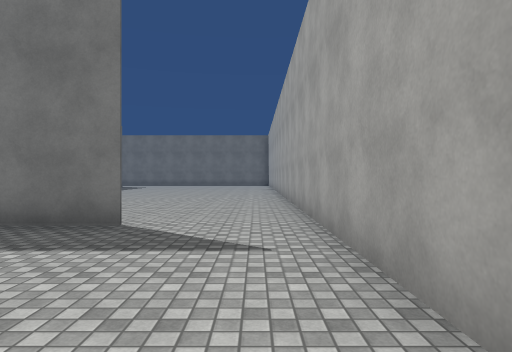
[1] (above)

24 first-person views from a walk through a scene from a Unity 3-D project. The camera is 1.4 m above the floor, looks level and sees 75° across. The floor is counted in squares, 2 m on a side. Each view is taken from the middle of a square. On the plan, view 1 faces up. The plan holds only what a view shows up to about 10 squares ahead; the rest is blank. The place goes on beyond the plan. The player is left out. Surface patterns are stand-ins for the level's own textures.

[2]
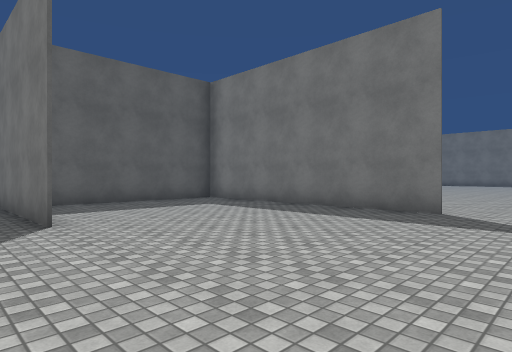

[3]
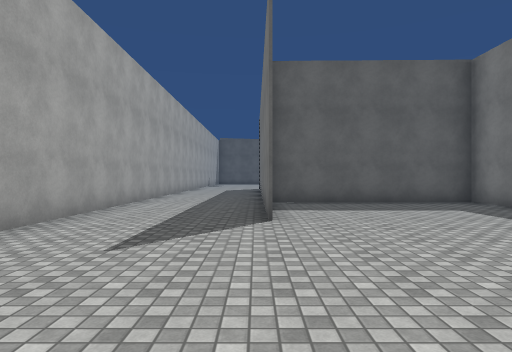

[4]
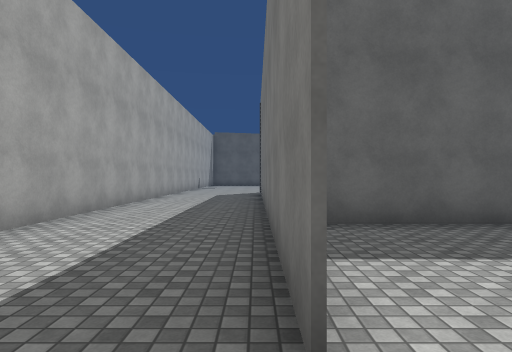

[5]
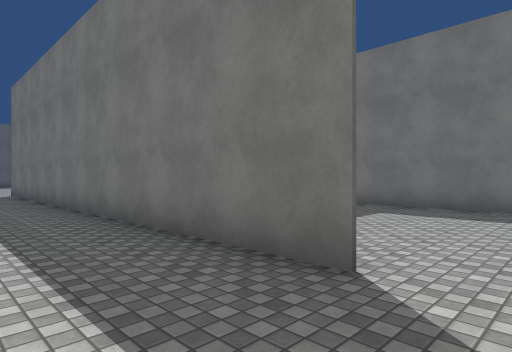

[6]
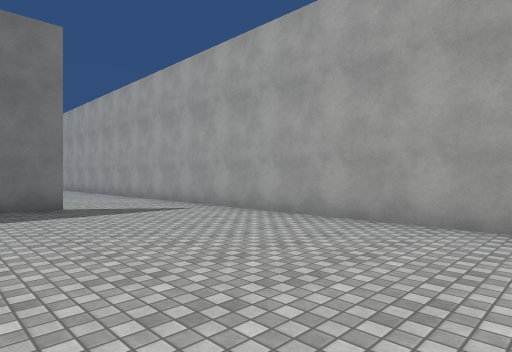

[7]
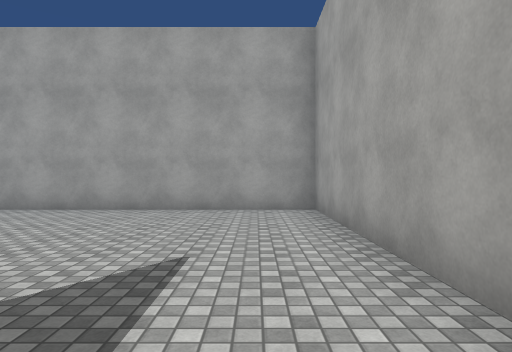

[8]
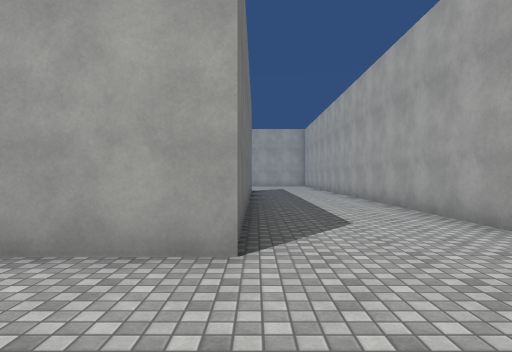

[9]
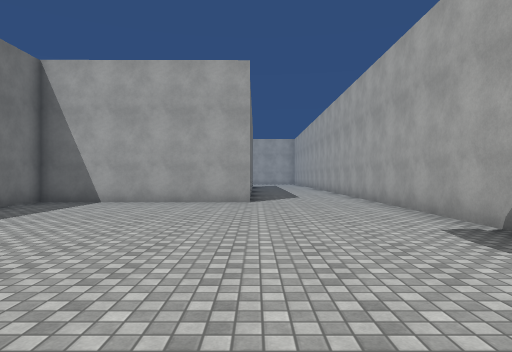

[10]
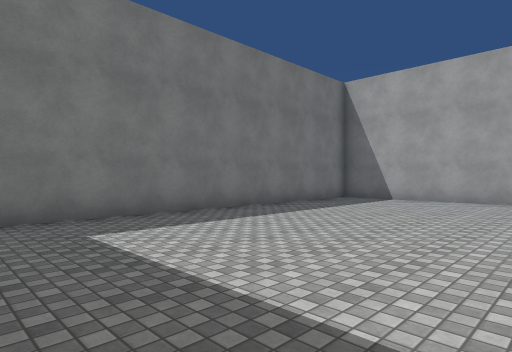

[11]
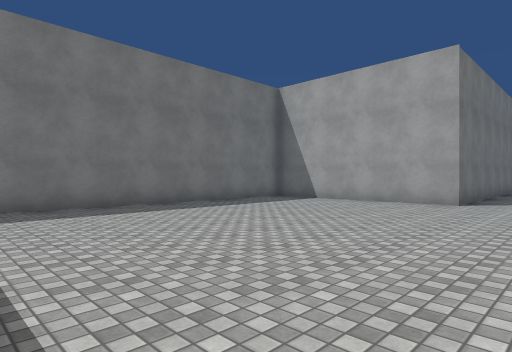

[12]
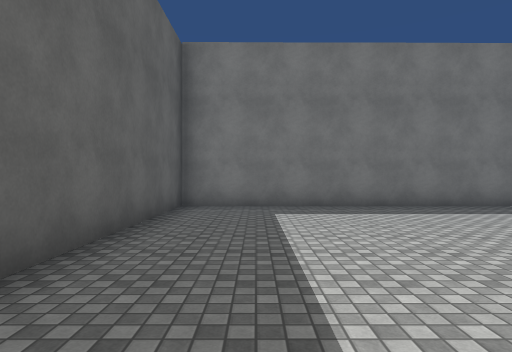

[13]
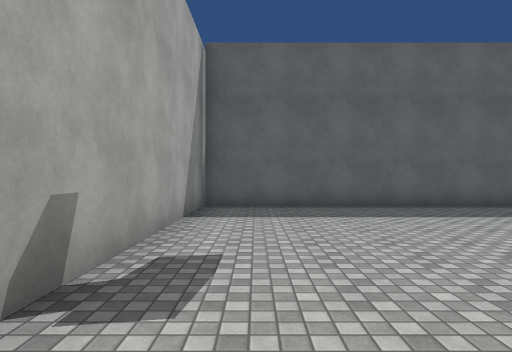

[14]
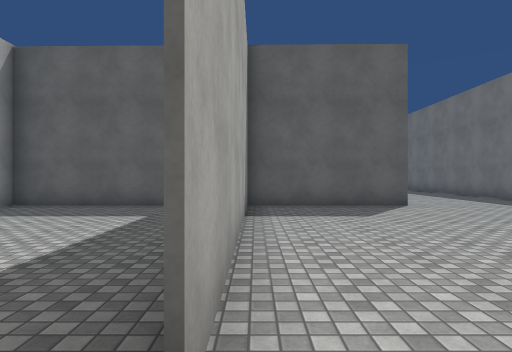

[15]
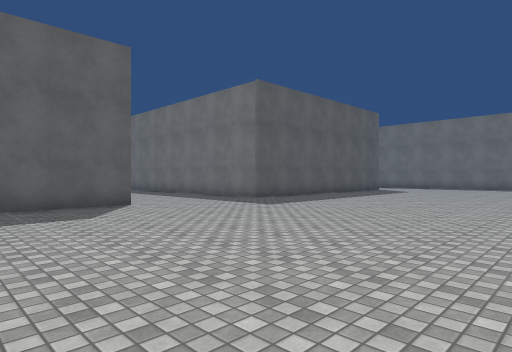

[16]
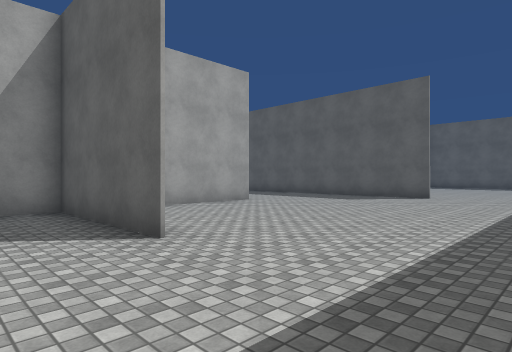

[17]
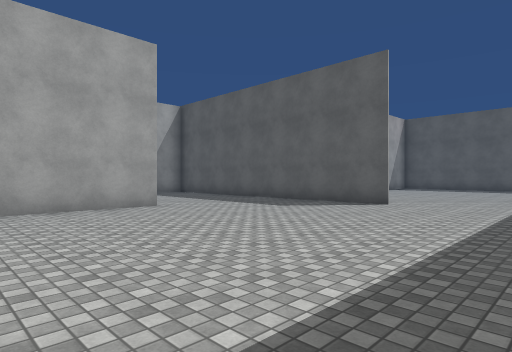

[18]
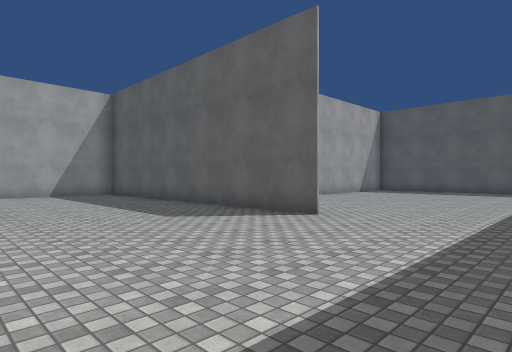

[19]
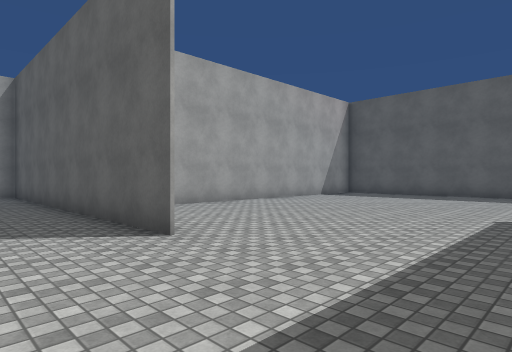

[20]
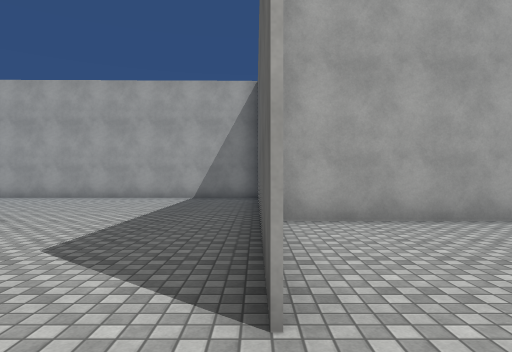

[21]
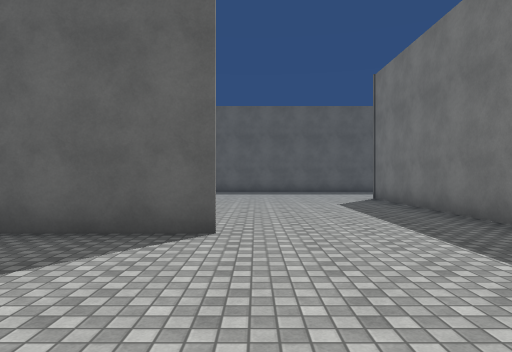

[22]
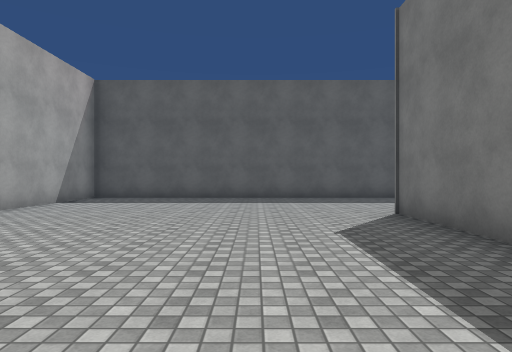

[23]
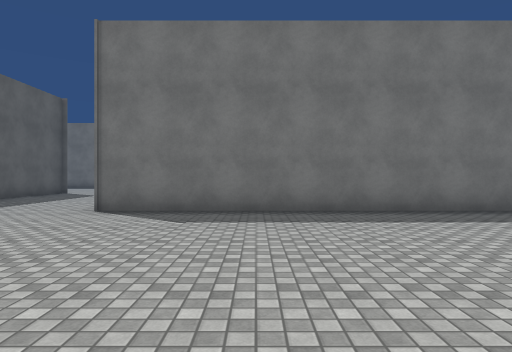

[24]
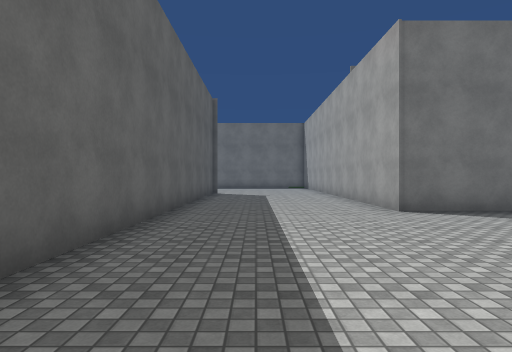

### Floor plan
Ten units are one square. View 1 is at (0, 0); x grows to the right and y downward. Boxes are objects, and circles mark ways between rooms. Rooms are numbered by the first view taken in them; rooms with no view inside come last. Other rooms are left out.
<svg viewBox="-297 -165 311 212">
<path fill="none" stroke="#000" d="M-51 8 -181 8M-89 -49 -89 7M-19 -47 -89 -47M-195 42 9 42 9 -55M-181 8 -181 -47 -287 -48 -287 42M-292 42 -195 42M-89 -86 -89 -49M-140 -48 -109 -48M-159 -126 -242 -126 -242 -160M-181 -86 -181 0M-90 -48 -19 -48M-230 -48 -184 -48M9 -55 9 -100M-280 -48 -247 -48M-287 -160 -287 -82"/>
<circle cx="-195" cy="25" r="3" fill="#2a7"/>
<circle cx="-5" cy="-50" r="3" fill="#2a7"/>
<text x="-60" y="0">1</text>
<text x="-240" y="-10">2</text>
<text x="-130" y="-90">3</text>
</svg>
Room 1 opens to room 2. Room 1 opens to room 3.

Where each view was taken, in squares from view 1:
view 1: 0 up, 0 right, facing up
view 2: 2 down, 0 right, facing up-left
view 3: 1 down, 0 right, facing left
view 4: 1 down, 4 left, facing left
view 5: 3 down, 4 left, facing up-left
view 6: 3 down, 4 left, facing up-right
view 7: 3 down, 6 left, facing right
view 8: 1 down, 21 left, facing right
view 9: 1 down, 27 left, facing right
view 10: 1 down, 28 left, facing up-right
view 11: 3 down, 27 left, facing up-right
view 12: 3 down, 27 left, facing up
view 13: 3 down, 21 left, facing left
view 14: 5 up, 1 left, facing left
view 15: 5 up, 1 left, facing up-left
view 16: 12 up, 7 left, facing down-left
view 17: 12 up, 10 left, facing down-left
view 18: 12 up, 13 left, facing down-left
view 19: 12 up, 16 left, facing down-left
view 20: 10 up, 18 left, facing down
view 21: 9 up, 14 left, facing left
view 22: 10 up, 18 left, facing left
view 23: 6 up, 21 left, facing up
view 24: 6 up, 27 left, facing up
